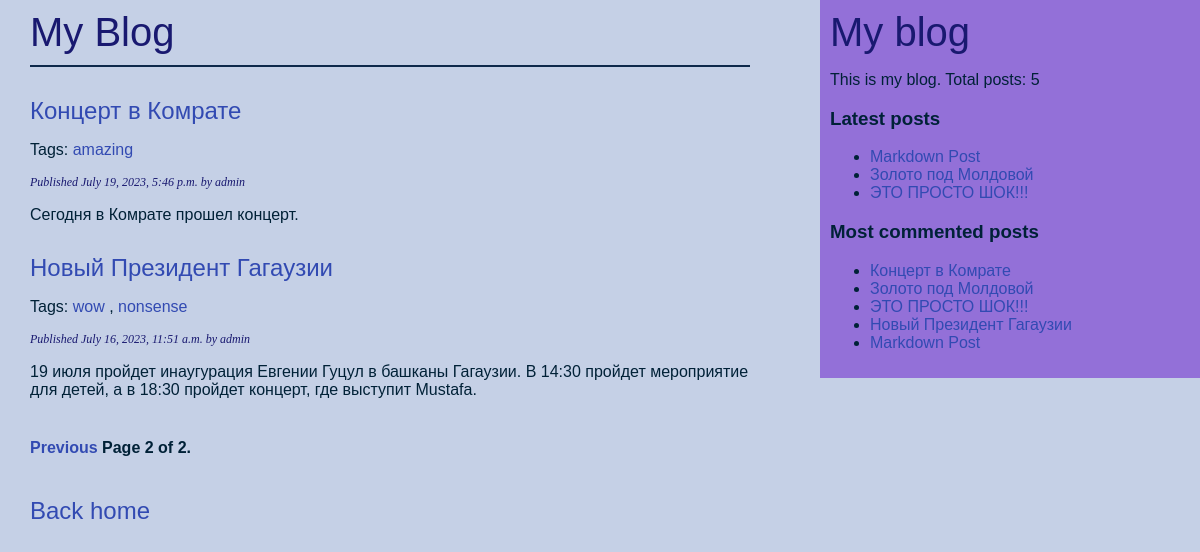
Screenshot of /blog/?page=2 with the database file from the repository.
### blog/models.py (models this page shows, shortened)
class Post(models.Model):
    class Status(models.TextChoices):
        DRAFT = 'DF', 'Draft'
        PUBLISHED = 'PB', 'Published'
    title = models.CharField(max_length=250)
    slug = models.SlugField(max_length=250, unique_for_date='publish')
    author = models.ForeignKey(User,
                               on_delete=models.CASCADE,
                               related_name='blog_posts')
    body = models.TextField()
    publish = models.DateTimeField(default=timezone.now)
    created = models.DateTimeField(auto_now_add=True)
    updated = models.DateTimeField(auto_now=True)
    status = models.CharField(max_length=2,
                              choices=Status.choices,
                              default=Status.DRAFT)
    tags = TaggableManager()
    objects = models.Manager()
    published = PublishedManager()
    def get_absolute_url(self):
        return reverse('blog:post_detail',
                       args=[self.publish.year,
                             self.publish.month,
                             self.publish.day,
                             self.slug])
    class Meta:
        ordering = ['-publish']
        indexes = [
            models.Index(fields=['-publish']),
        ]

### blog/views.py (the view)
# urls.py: path('', views.post_list, name='post_list'),
def post_list(request, tag_slug=None):
    post_list_ = Post.published.all()
    tag = None
    if tag_slug:
        tag = get_object_or_404(Tag, slug=tag_slug)
        post_list_ = post_list_.filter(tags__in=[tag])
    paginator = Paginator(post_list_, 3)
    page_number = request.GET.get('page', 1)
    try:
        posts = paginator.page(page_number)
    except PageNotAnInteger:
        posts = paginator.page(1)
    except EmptyPage:
        posts = paginator.page(paginator.num_pages)
    return render(request, 'blog/post/list.html', {'posts': posts, 'tag': tag})

### blog/models.py (called while the page is built)
    def get_queryset(self):
        return super().get_queryset().filter(status=Post.Status.PUBLISHED)

### blog/templatetags/blog_tags.py (called while the page is built)
@register.simple_tag
def total_posts():
    return Post.published.count()

@register.inclusion_tag('blog/post/latest_posts.html')
def show_latest_posts(count=5):
    latest_post = Post.published.order_by('-publish')[:count]
    return {'latest_posts': latest_post}

@register.simple_tag
def get_most_commented_posts(count=5):
    return Post.published.annotate(total_comments=Count('comments')).order_by('-total_comments')[:count]

@register.filter(name='markdown')
def markdown_format(text):
    return mark_safe(markdown.markdown(text))

### blog/templates/blog/post/list.html (shortened to what this page needs)
{% extends "blog/base.html" %}
{% load blog_tags %}
{% block content %}
    <div id="logo-line-bottom">
        <a class="logo-link" href="{% url 'blog:post_list' %}" >My Blog</a>
    </div>
        {% for post in posts %}
            <h2>
                <a href="{{ post.get_absolute_url }}">
                    {{ post.title }}
                </a>
            </h2>
            <p class="tags">
                {% if post.tags.all %}
                    Tags:
                    {% for tag in post.tags.all %}
                        <a href="{% url 'blog:post_list_by_tag' tag.slug %}"> {{ tag.name }} </a>
                        {% if not forloop.last %}, {% endif %}
                    {% endfor %}
                {% endif %}
            </p>
            <p class="date">
                Published {{ post.publish }} by {{ post.author }}
            </p>
            {{ post.body|markdown|truncatewords_html:30 }}
        {% endfor %}
    {% include "pagination.html" with page=posts %}
    <h2>
        <a href="{% url 'home:view_home' %}">Back home</a>
    </h2>
{% endblock %}

### blog/templates/blog/base.html (shortened to what this page needs)
{% load blog_tags %}
{% load static %}
<!DOCTYPE html>
<html>
<head>
 <link href="{% static 'blog/css/blog.css' %}" rel="stylesheet">
</head>
<body>
 <div id="content">
 {% block content %}
 {% endblock %}
 </div>
 <div id="sidebar">
  <a class="logo-link" href="{% url 'blog:post_list' %}">My blog</a>
 <p>This is my blog.
  Total posts: {% total_posts %}
 </p>
  <h3>Latest posts</h3>
 {% show_latest_posts 3 %}
  <h3>Most commented posts</h3>
 {% get_most_commented_posts as most_commented_posts %}
 <ul>
 {% for post in most_commented_posts %}
 <li>
 <a href="{{ post.get_absolute_url }}">{{ post.title }}</a>
 </li>
 {% endfor %}
 </ul>
 </div>
</body>
</html>

### blog/templates/blog/post/latest_posts.html
<ul>
 {% for post in latest_posts %}
 <li>
 <a href="{{ post.get_absolute_url }}">{{ post.title }}</a>
 </li>
 {% endfor %}
</ul>

### blog/static/blog/css/blog.css (style rules this page uses)
body { margin:0; padding:0; font-family:helvetica, sans-serif; background: #C5D0E6; color: #002137; }
a { color: #324AB2; text-decoration:none; }
.logo-link { text-decoration: none; color: #191970; font-size: 40px; font-weight:normal; }
h2 { font-weight:normal; margin:30px 0 0; }
#content { float:left; width:60%; padding:0 0 0 30px; margin-top: 10px; }
#sidebar { float:right; width:30%; padding:10px; background:#9370D8; height:100%; }
#logo-line-bottom { font-weight:normal; border-bottom:2px solid #0E294B; padding:0 0 10px 0; }
p.date { color: #191970; font-family: georgia, serif; font-size: 12px; font-style: italic; }

### rows the page displays
Post: title "Концерт в Комрате", publish "July 19, 2023, 5:46 p.m.", author "admin", body "Сегодня в Комрате прошел концерт."
Tag: name "amazing"
Post: title "Новый Президент Гагаузии", publish "July 16, 2023, 11:51 a.m.", author "admin", body "19 июля пройдет инаугурация Евгении Гуцул в башканы Гагаузии. В 14:30 пройдет мероприятие для детей, а в 18:30 пройдет концерт, где выступит Mustafa."
Tag: name "wow"
Tag: name "nonsense"
Post: title "Markdown Post"
Post: title "Золото под Молдовой"
Post: title "ЭТО ПРОСТО ШОК!!!"

### other values shown
{{ page.number }} "2"
{{ page.paginator.num_pages }} "2"
